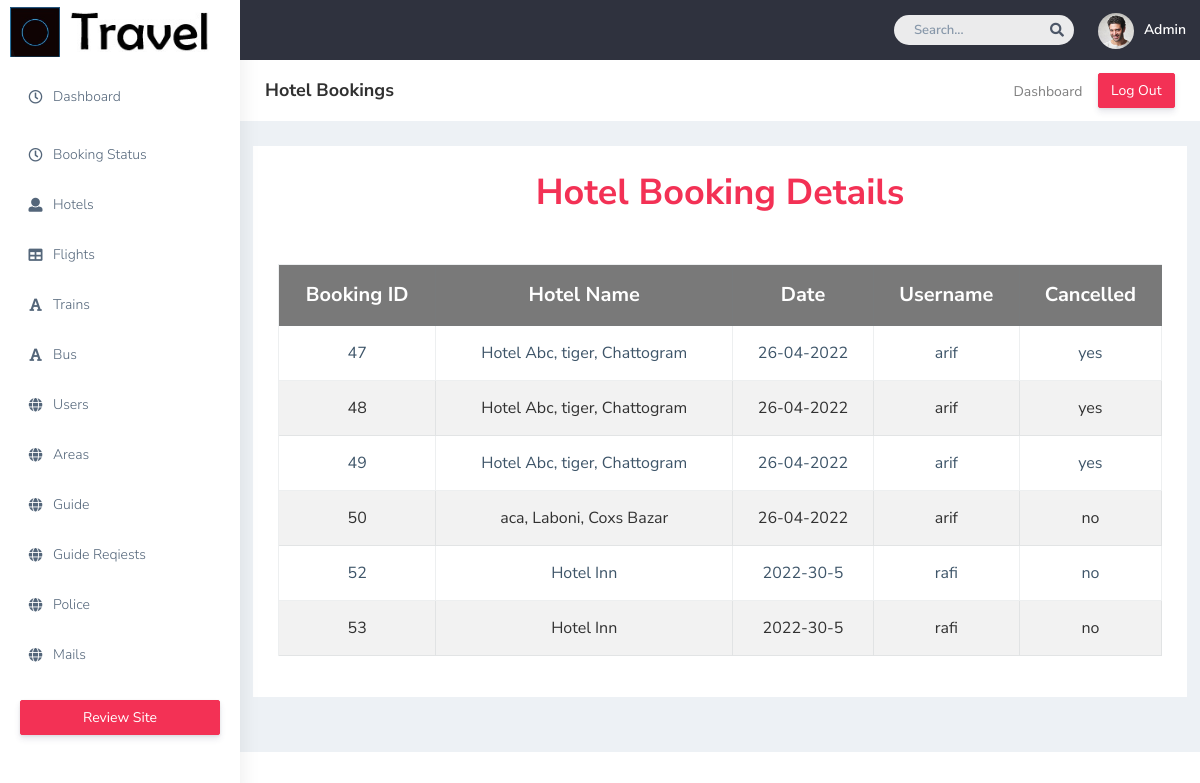
/Admin/hotelBookings.php, run on the app's committed database.
### tables this page shows
CREATE TABLE IF NOT EXISTS `hotelbookings` (
  `bookingID` int NOT NULL AUTO_INCREMENT,
  `hotelName` varchar(50) NOT NULL,
  `date` varchar(100) NOT NULL,
  `username` varchar(50) NOT NULL,
  `cancelled` varchar(10) NOT NULL,
  `status` varchar(20) NOT NULL,
  PRIMARY KEY (`bookingID`),
  KEY `username` (`username`)
);

### Admin/hotelBookings.php (the view, shortened to what this page needs)
<!DOCTYPE html>
<html dir="ltr" lang="en">
<head>
    <link href="plugins/bower_components/chartist/dist/chartist.min.css" rel="stylesheet">
    <link rel="stylesheet" href="plugins/bower_components/chartist-plugin-tooltips/dist/chartist-plugin-tooltip.css">
    <link href="css/style.min.css" rel="stylesheet">
</head>
<body>
    <div id="main-wrapper" data-layout="vertical" data-navbarbg="skin5" data-sidebartype="full" data-sidebar-position="absolute" data-header-position="absolute" data-boxed-layout="full">
        <header class="topbar" data-navbarbg="skin5">
            <nav class="navbar top-navbar navbar-expand-md navbar-dark">
                <div class="navbar-header" data-logobg="skin6">
                    <a class="navbar-brand" href="dashboard.php">
                        <b class="logo-icon">
                            <img src="plugins/images/travel icon.jpg" style="width:50px; height:50px" alt="homepage" />
                        </b>
                        <span class="logo-text">
                            <img src="plugins/images/travel text.jpg" style="height:40px" alt="homepage" />
                        </span>
                    </a>
                </div>
                <div class="navbar-collapse collapse" id="navbarSupportedContent" data-navbarbg="skin5">
                    <ul class="navbar-nav ms-auto d-flex align-items-center">
                        <li class=" in">
                            <form role="search" class="app-search d-none d-md-block me-3">
                                <input type="text" placeholder="Search..." class="form-control mt-0">
                                <a href="" class="active">
                                    <i class="fa fa-search"></i>
                                </a>
                            </form>
                        </li>
                        <li>
                            <a class="profile-pic" href="#">
                                <img src="plugins/images/users/varun.jpg" alt="user-img" width="36" class="img-circle"><span class="text-white font-medium">Admin</span></a>
                        </li>
                    </ul>
                </div>
            </nav>
        </header>
        <?php require_once 'navbar.php'; ?>
        <div class="page-wrapper">
            <div class="page-breadcrumb bg-white">
                <div class="row align-items-center">
                    <div class="col-lg-3 col-md-4 col-sm-4 col-xs-12">
                        <h4 class="page-title">Hotel Bookings</h4>
                    </div>
                    <div class="col-lg-9 col-sm-8 col-md-8 col-xs-12">
                        <div class="d-md-flex">
                            <ol class="breadcrumb ms-auto">
                                <li><a href="#" class="fw-normal">Dashboard</a></li>
                            </ol>
                            <a href="" target="_blank" class="btn btn-danger  d-none d-md-block pull-right ms-3 hidden-xs hidden-sm waves-effect waves-light text-white">Log Out</a>
                        </div>
                    </div>
                </div>
            </div>
            <div class="container-fluid">
                <div class="row">
                    <div class="white-box">
                        <div class="table-responsive">
                            <h1 class="text-danger text-center" style="font-weight:bold">Hotel Booking Details</h1>
                            <br>
                            <br>
                            <div>
                                <?php
                                $servername = "localhost";
                                $username = "root";
                                $password = "";
                                $dbname = "tourntravel";
                                $conn = new mysqli($servername, $username, $password, $dbname);
                                $sql = "SELECT bookingID,hotelName,date,username,cancelled FROM hotelbookings";
                                $result = $conn->query($sql);
                                echo "
                                        <center>
                                        <table class='table table-striped table-bordered table-hover py-5' style='width:100%;  text:white; text-align: center;'>
                                        <tr class='text-centre text-white'style='font-size:20px; background:gray'>
                                        <th>Booking ID</th>
                                        <th>Hotel Name</th>
                                        <th>Date</th>
                                        <th>Username</th>
                                        <th>Cancelled</th>
                                        </tr>
                                        </center>";
                                if ($result->num_rows > 0) {
                                    while ($row = $result->fetch_assoc()) {
                                        echo "<tr>";
                                        echo "<td>" . $row['bookingID'] . "</td>";
                                        echo "<td>" . $row['hotelName'] . "</td>";
                                        echo "<td>" . $row['date'] . "</td>";
                                        echo "<td>" . $row['username'] . "</td>";
                                        echo "<td>" . $row['cancelled'] . "</td>";
                                        echo "</tr>";
                                    }
                                } else {
                                    echo "0 results";
                                }
                                ?>
                            </div>
                        </div>
                    </div>
                </div>
            </div>
        </div>
    </div>
</body>
</html>

### data on the page
hotelbookings: bookingID "47", hotelName "Hotel Abc, tiger, Chattogram", date "26-04-2022", username "arif", cancelled "yes"
hotelbookings: bookingID "48", hotelName "Hotel Abc, tiger, Chattogram", date "26-04-2022", username "arif", cancelled "yes"
hotelbookings: bookingID "49", hotelName "Hotel Abc, tiger, Chattogram", date "26-04-2022", username "arif", cancelled "yes"
hotelbookings: bookingID "50", hotelName "aca, Laboni, Coxs Bazar", date "26-04-2022", username "arif", cancelled "no"
hotelbookings: bookingID "52", hotelName "Hotel Inn", date "2022-30-5", username "rafi", cancelled "no"
hotelbookings: bookingID "53", hotelName "Hotel Inn", date "2022-30-5", username "rafi", cancelled "no"
